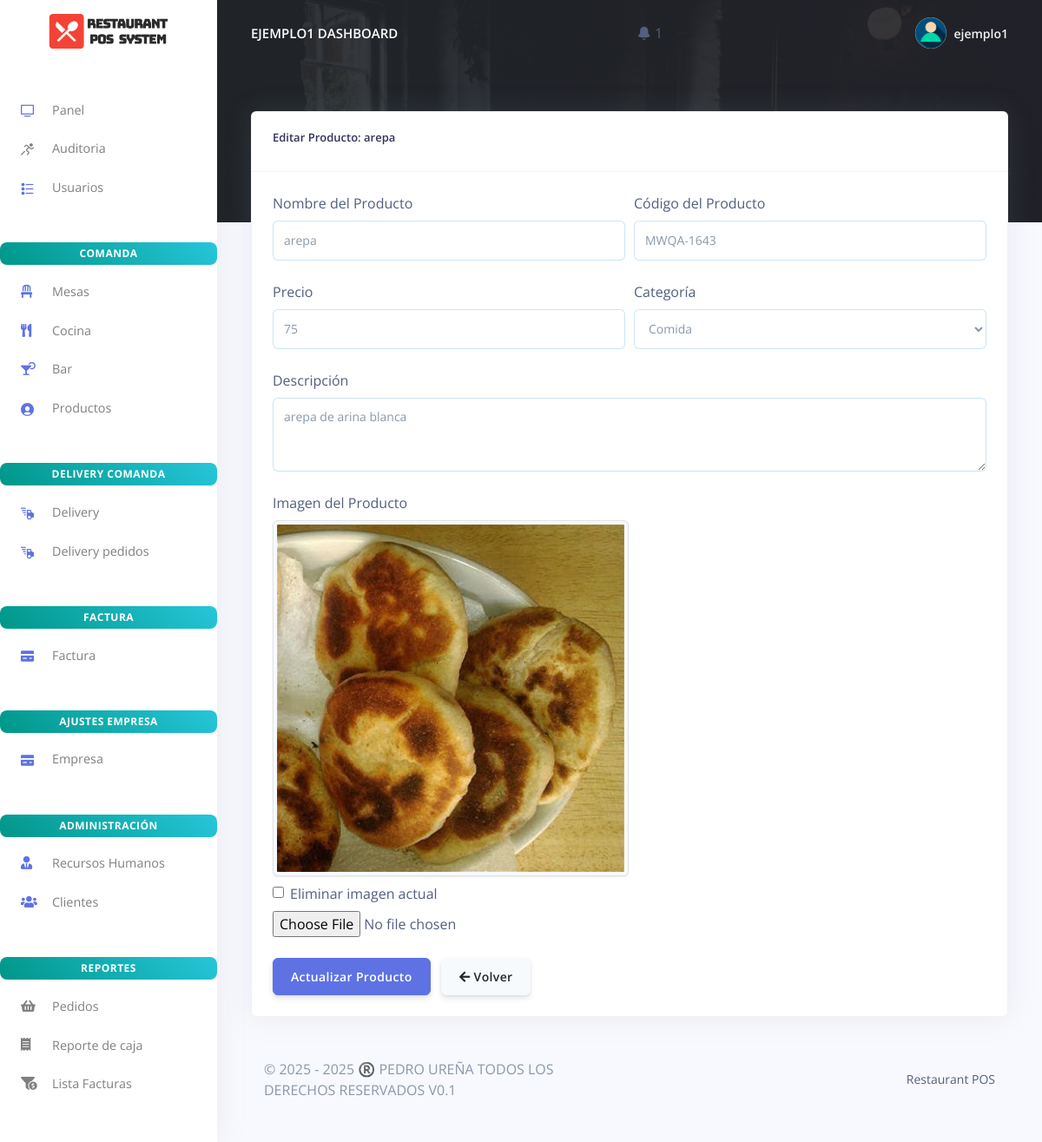
/products/update_product.php?update=d99f541ed9 (signed in), run on the app's committed database.
### tables this page shows
CREATE TABLE `rpos_admin` (
  `admin_id` varchar(200) NOT NULL,
  `admin_name` varchar(200) NOT NULL,
  `admin_email` varchar(200) NOT NULL,
  `admin_password` varchar(200) NOT NULL,
  `activation_key` varchar(200) DEFAULT NULL,
  `estado` enum('Activo','Inactivo') DEFAULT 'Inactivo',
  `activation_expiry` datetime DEFAULT NULL
);

CREATE TABLE `rpos_products` (
  `prod_id` varchar(200) NOT NULL,
  `prod_code` varchar(200) NOT NULL,
  `prod_name` varchar(200) NOT NULL,
  `prod_img` varchar(200) NOT NULL,
  `prod_desc` longtext NOT NULL,
  `categoria_id` int(11) NOT NULL,
  `tipo` enum('Comida','Bebida','Postre') DEFAULT NULL,
  `prod_price` varchar(200) NOT NULL,
  `created_at` timestamp(6) NOT NULL DEFAULT current_timestamp(6) ON UPDATE current_timestamp(6)
);

CREATE TABLE `rpos_categorias_productos` (
  `categoria_id` int(11) NOT NULL,
  `nombre_categoria` varchar(200) NOT NULL,
  `descripcion` text DEFAULT NULL,
  `created_at` timestamp(6) NOT NULL DEFAULT current_timestamp(6) ON UPDATE current_timestamp(6)
);

### products/update_product.php (the view, shortened to what this page needs)
<?php
include('../config/config.php');
$prod = null;
$prod_id = null;
if (isset($_GET['update'])) {
  $prod_id = $_GET['update'];
  $query = "SELECT * FROM rpos_products WHERE prod_id = ?";
  $stmt = $mysqli->prepare($query);
  $stmt->bind_param('s', $prod_id);
  $stmt->execute();
  $res = $stmt->get_result();
  $prod = $res->fetch_object();
}
require_once('../partials/_head.php');
?>
<body>
  <?php require_once('../partials/_sidebar.php'); ?>
  <div class="main-content">
    <?php require_once('../partials/_topnav.php'); ?>
    <div class="container-fluid mt--8">
      <?php if ($prod): ?>
        <div class="row">
          <div class="col-md-12">
            <div class="card shadow">
              <div class="card-header">
                <h5>Editar Producto: <?php echo htmlspecialchars($prod->prod_name); ?></h5>
              </div>
              <div class="card-body">
                <form method="post" action="update_product.php?update=<?php echo $prod_id; ?>" enctype="multipart/form-data">
                  <div class="form-row">
                    <div class="form-group col-md-6">
                      <label for="prod_name">Nombre del Producto</label>
                      <input type="text" class="form-control" name="prod_name" value="<?php echo htmlspecialchars($prod->prod_name); ?>" required>
                    </div>
                    <div class="form-group col-md-6">
                      <label for="prod_code">Código del Producto</label>
                      <input type="text" class="form-control" name="prod_code" value="<?php echo htmlspecialchars($prod->prod_code); ?>" required>
                    </div>
                  </div>
                  <div class="form-row">
                    <div class="form-group col-md-6">
                      <label for="prod_price">Precio</label>
                      <input type="number" class="form-control" name="prod_price" step="0.01" min="0" value="<?php echo htmlspecialchars($prod->prod_price); ?>" required>
                    </div>
                    <div class="form-group col-md-6">
                      <label for="categoria_id">Categoría</label>
                      <select class="form-control" name="categoria_id" required>
                        <?php
                        $cat_query = "SELECT * FROM rpos_categorias_productos ORDER BY nombre_categoria ASC";
                        $cat_result = $mysqli->query($cat_query);
                        while ($cat = $cat_result->fetch_object()):
                        ?>
                          <option value="<?php echo $cat->categoria_id; ?>" <?php echo ($prod->categoria_id == $cat->categoria_id) ? 'selected' : ''; ?>>
                            <?php echo htmlspecialchars($cat->nombre_categoria); ?>
                          </option>
                        <?php endwhile; ?>
                      </select>
                    </div>
                  </div>
                  <div class="form-group">
                    <label for="prod_desc">Descripción</label>
                    <textarea class="form-control" name="prod_desc" rows="3"><?php echo htmlspecialchars($prod->prod_desc); ?></textarea>
                  </div>
                  <div class="form-group">
                    <label for="prod_img">Imagen del Producto</label>
                    <?php if ($prod->prod_img): ?>
                      <div class="mb-2">
                        <img src="../assets/img/products/<?php echo htmlspecialchars($prod->prod_img); ?>" height="100" class="img-thumbnail">
                        <div class="form-check mt-2">
                          <input class="form-check-input" type="checkbox" name="remove_img" id="remove_img">
                          <label class="form-check-label" for="remove_img">
                            Eliminar imagen actual
                          </label>
                        </div>
                      </div>
                    <?php endif; ?>
                    <input type="file" class="form-control-file" name="prod_img" accept="image/*">
                  </div>
                  <button type="submit" name="update_product" class="btn btn-primary">Actualizar Producto</button>
                  <a href="products.php" class="btn btn-secondary">
                    <i class="fas fa-arrow-left"></i> Volver
                  </a>
                </form>
              </div>
            </div>
          </div>
        </div>
      <?php else: ?>
        <div class="alert alert-danger">
          No se encontró el producto solicitado.
        </div>
      <?php endif; ?>
      <?php require_once('../partials/_footer.php'); ?>
    </div>
  </div>
</body>
</html>

### partials/_topnav.php (shortened to what this page needs)
<?php
$current_path = $_SERVER['PHP_SELF'];
$folders = ['factura', 'delivery', 'auditoria', 'cocina', 'mesas', 'bar', 'usuario', 'hrm', 'customes', 'products', 'empresa', 'notificaciones'];
$is_in_subfolder = false;
foreach ($folders as $folder) {
    if (strpos($current_path, "/$folder/") !== false) {
        $is_in_subfolder = true;
        break;
    }
}
$base_path = $is_in_subfolder ? '../' : '';
$user_id = $_SESSION['user_id'] ?? null;
$rol     = $_SESSION['rol'] ?? null;
$user = null;
if ($user_id && $rol) {
    if ($rol === 'admin') {
        $query = "SELECT admin_name AS nombre FROM rpos_admin WHERE admin_id = ?";
    } else {
        $query = "SELECT staff_name AS nombre FROM rpos_staff WHERE staff_id = ?";
    }
    $stmt = $mysqli->prepare($query);
    $stmt->bind_param("s", $user_id);
    $stmt->execute();
    $res = $stmt->get_result();
    $user = $res->fetch_object();
}
?>
<?php if (!empty($user)) { ?>
    <nav class="navbar navbar-top navbar-expand-md navbar-dark" id="navbar-main">
        <div class="container-fluid">
            <a class="h4 mb-0 text-white text-uppercase d-none d-lg-inline-block" href="<?php echo $base_path; ?>dashboard.php">
                <?php echo htmlspecialchars($user->nombre); ?> Dashboard
            </a>
            <li class="nav-item dropdown">
                <a class="nav-link" href="#" role="button" data-toggle="dropdown" aria-haspopup="true" aria-expanded="false">
                    <i class="ni ni-bell-55"></i>
                    <?php
                    $query_count = "SELECT COUNT(*) as count FROM rpos_notificaciones WHERE estado = 'pendiente'";
                    $count_result = $mysqli->query($query_count);
                    $count = $count_result->fetch_object()->count;
                    if ($count > 0): ?>
                        <span class="notification-badge"><?php echo $count; ?></span>
                    <?php endif; ?>
                </a>
            </li>
<ul class="navbar-nav align-items-center d-none d-md-flex">
    <li class="nav-item dropdown">
        <a class="nav-link pr-0" href="#" role="button" data-toggle="dropdown">
            <div class="media align-items-center">
                <span class="avatar avatar-sm rounded-circle">
                    <img alt="Image placeholder" src="<?php echo $base_path; ?>assets/img/theme/user-a-min.png">
                </span>
                <div class="media-body ml-2 d-none d-lg-block">
                    <span class="mb-0 text-sm font-weight-bold"><?php echo htmlspecialchars($user->nombre); ?></span>
                </div>
            </div>
        </a>
    </li>
</ul>
        </div>
    </nav>
<?php } ?>

### data on the page
rpos_admin: admin_name "EJEMPLO1", admin_name "ejemplo1"
rpos_products: prod_name "arepa", prod_code "MWQA-1643", prod_price "75", categoria_id "Comida", prod_desc "arepa de arina blanca", prod_img (picture)

### other printed values
$count "1"
